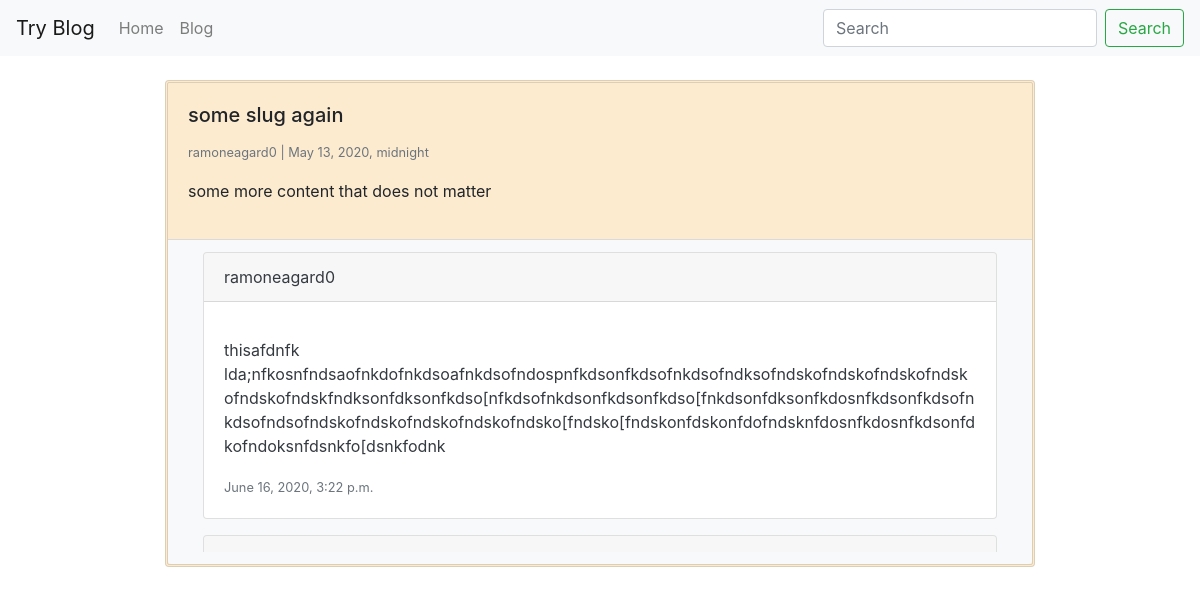
Page /blog/some-slug-again-58cs/ on the committed database.
### blog/models.py (models this page shows, shortened)
class BlogPost(models.Model): #user.blogpost_set.all()  or BlogPost.objects.filter(user = user instance)--> get querySet associated with a user
    user = models.ForeignKey(User, default=1, null = True, on_delete=models.SET_NULL)
    image = models.ImageField(upload_to='image/', blank=True, null=True)
    title = models.CharField(max_length=120, unique=False)
    slug = models.SlugField(unique=True)
    content = models.TextField(null=True, blank=True)
    publish_date = models.DateTimeField(auto_now=False, auto_now_add=False, null=True, blank=True)
    timestamp = models.DateTimeField(auto_now=False, auto_now_add=True)
    updated = models.DateTimeField(auto_now=True, auto_now_add=False)
    objects = BlogPostManager()
    class Meta:
        ordering = ['-publish_date', '-updated', 'timestamp']

### comments/models.py (models this page shows)
class BlogComment(models.Model):
    user = models.ForeignKey(User, null = True, on_delete=models.SET_NULL)
    blog_post = models.ForeignKey('blog.BlogPost', on_delete=models.CASCADE, related_name='comments')
    content = models.TextField(max_length=300)
    timestamp = models.DateTimeField(auto_now_add=True)
    class Meta:
        ordering = ['-timestamp']

### blog/views.py (the view, shortened to what this page needs)
# urls.py: path('<str:slug>/', blog_post_detail_view),
def blog_post_detail_view(request, slug):
    obj = get_object_or_404(BlogPost, slug=slug)
    context = {}
    coms = obj.comments.all()
    if coms.count() > 5:
        coms = coms[:5]
    template_name = 'blog/detail.html'
    context["object"] = obj
    context["object_comments"] = coms
    return render(request, template_name, context)

### blog/models.py (called while the page is built)
    def get_queryset(self):
        return BlogPostQuerySet(self.model, using=self._db)

### blog/templates/blog/detail.html (shortened to what this page needs)
{% extends "base.html" %}
{% block content %}
  <div class='row'>
  {% include "blog/list-inline.html" with blog_post=object comments=object_comments comm_form=comment_form truncate=False detail=True%}
  </div>
{% endblock %}

### blog/templates/blog/list-inline.html (shortened to what this page needs)
<div class= 'col-md-9 mb-5 mx-auto'>
<div class="card {% if not blog_post.publish_date %} border-info text-info bg-light{% endif %}" style="{% if blog_post.publish_date %} border-style:double; border-width:3px; background-color:#fdebd0;{% endif %}" >
  <div class="card-body">
  <h5 class="card-title">{{ blog_post.title }}</h5>
   <p class="card-text">
      <small class="text-muted">
        {{ blog_post.user }} |
        {% if blog_post.publish_date %} {{ blog_post.publish_date }}
        {% else %} Draft {% endif %}
      </small>
     {% if truncate %}
      {{ blog_post.content|linebreaks|truncatewords:50 }}
     {% else %}
      {{ blog_post.content|linebreaks }}
     {% endif %}
   </p>
   </div>
   <div class="card-footer text-dark bg-light" style="max-height:550px">
     <div class="col" style="overflow-y:scroll; max-height:300px"">
    {% for com in comments %}
      <div class="card mb-3">
        <div class="card-header">
          {{ com.user }}
        </div>
        <div class="card-body">
          <p class="card-text"> {{ com.content|linebreaks }}</p>
          <small class="text-muted"> {{ com.timestamp }}</small>
        </div>
      </div>
     {% endfor %}
     </div>
   </div>
</div>
</div>

### rows in the picture
BlogPost: title "some slug again", user "ramoneagard0", publish_date "May 13, 2020, midnight", content "some more content that does not matter"
BlogComment: user "ramoneagard0", content "thisafdnfk lda;nfkosnfndsaofnkdofnkdsoafnkdsofndospnfkdsonfkdsofnkdsofndksofndskofndskofndskofndskofndskofndskfndksonfdksonfkdso[nfkdsofnkdsonfkdsonfkdso[fnkdsonfdksonfkdosnfkdsonfkdsofnkdsofndsofndskofndskofndskofndskofndsko[fndsko[fndskonfdskonfdofndsknfdosnfkdosnfkdsonfdkofndoksnfdsnkfo[dsnkfodnk", timestamp "June 16, 2020, 3:22 p.m."
